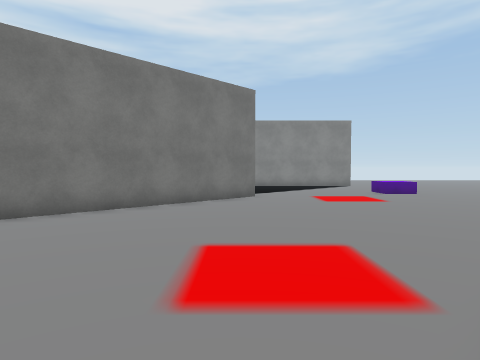
View 1 (above)

24 first-person views from a walk through a 3-D level made in the Unity game engine. The camera is 1.4 m above the floor, tilts 2° down and sees 75° across. The floor is counted in squares, 1.44 m on a side. Each view is taken from the middle of a square. On the plan, view 1 faces up. The plan holds only what a view shows up to about 12 squares ahead; the rest is blank. The place goes on beyond the plan. The player character is not drawn. Some surface patterns are stand-ins.

View 2
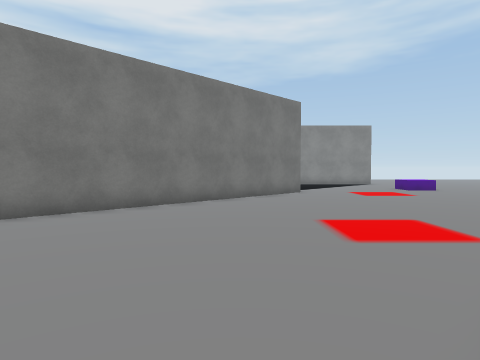

View 3
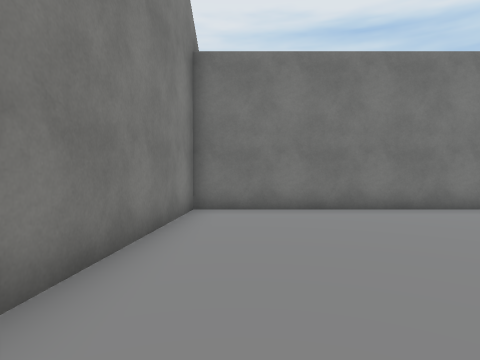

View 4
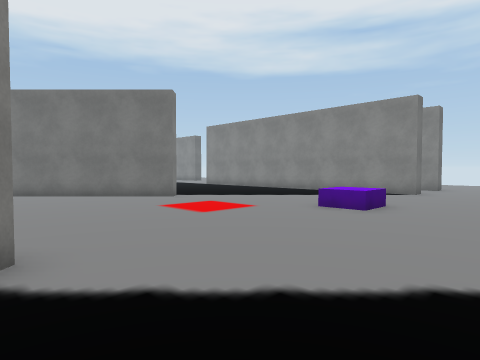

View 5
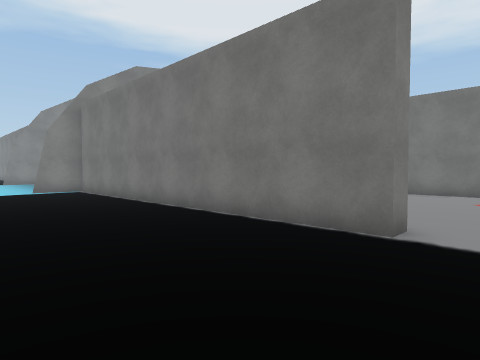

View 6
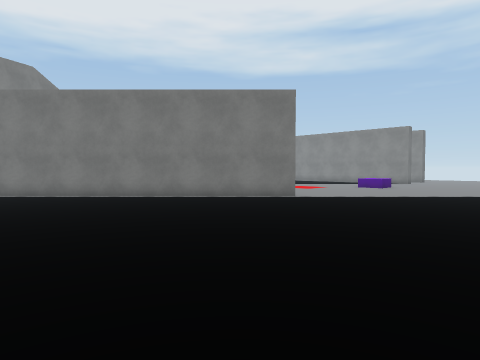

View 7
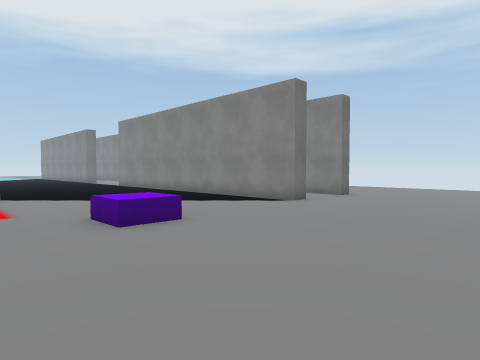

View 8
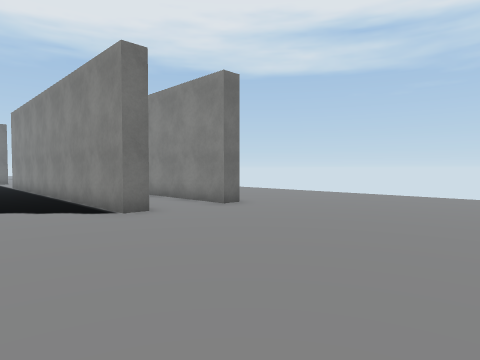

View 9
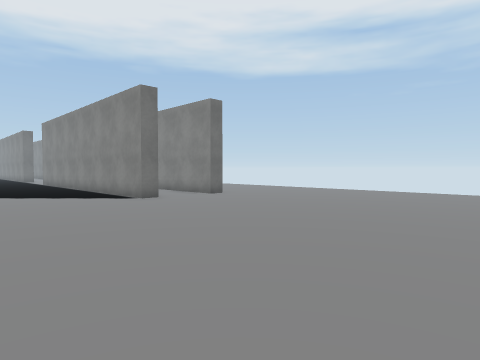

View 10
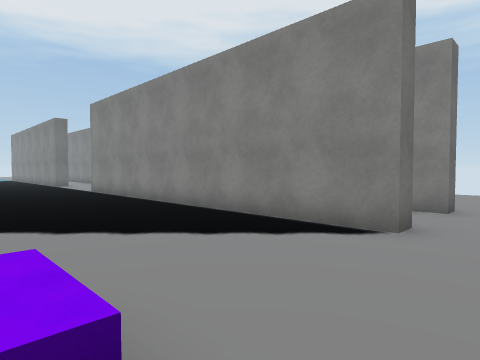

View 11
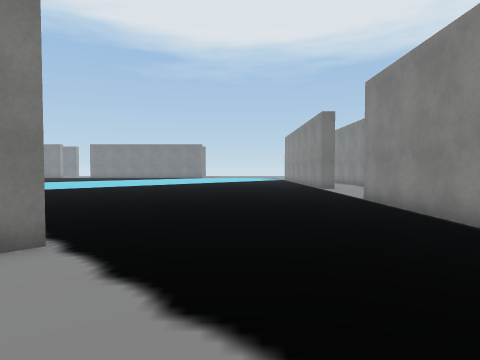

View 12
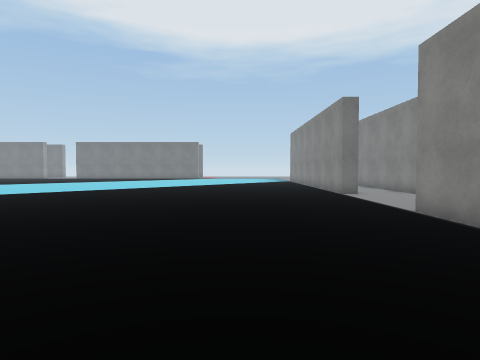

View 13
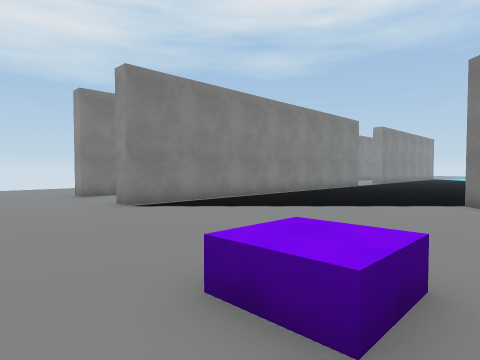

View 14
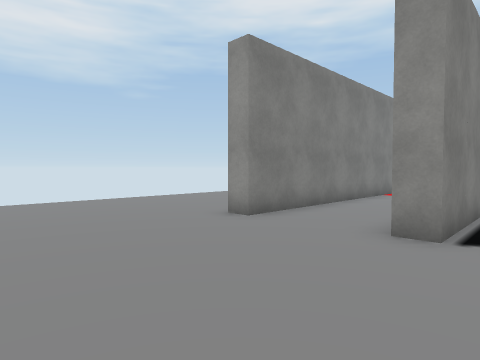

View 15
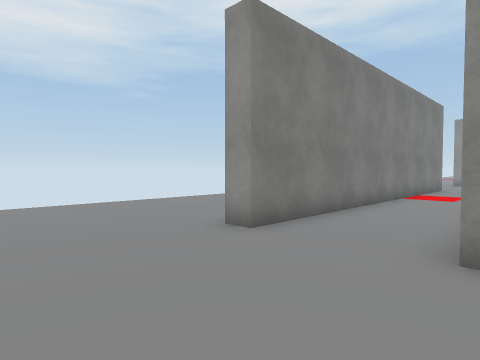

View 16
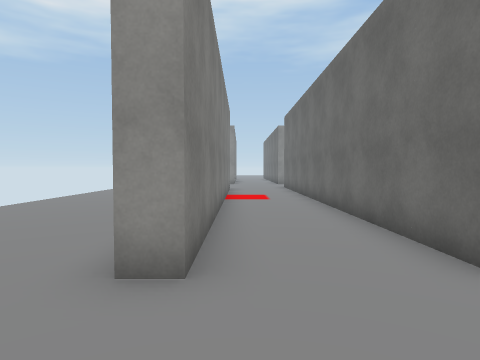

View 17
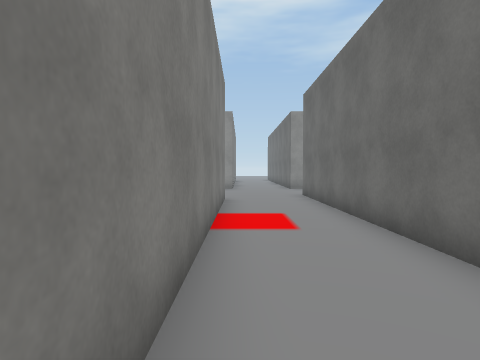

View 18
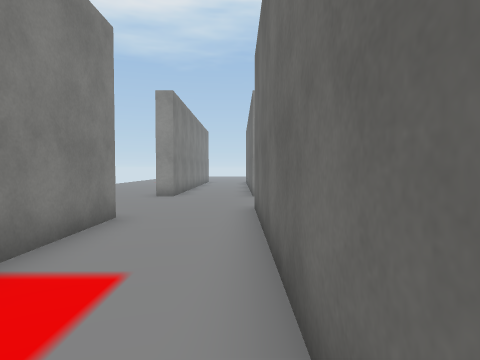

View 19
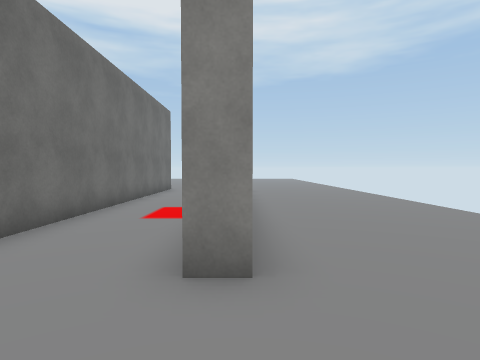

View 20
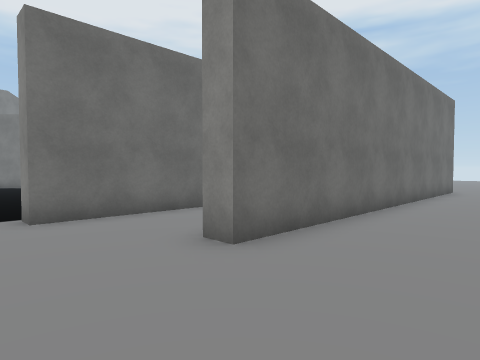

View 21
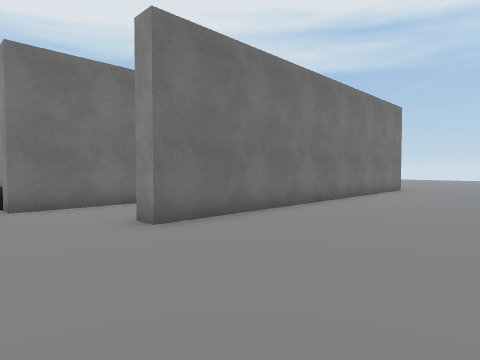

View 22
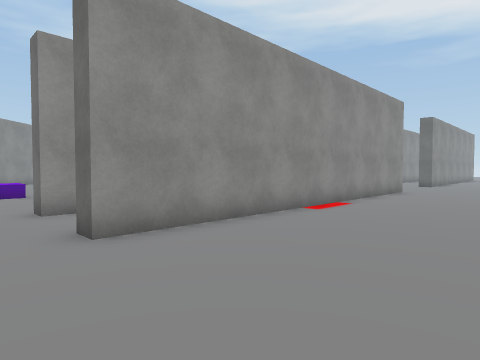

View 23
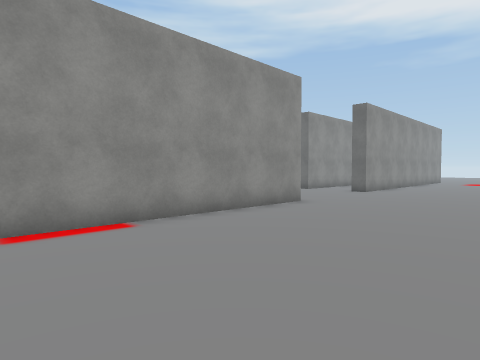

View 24
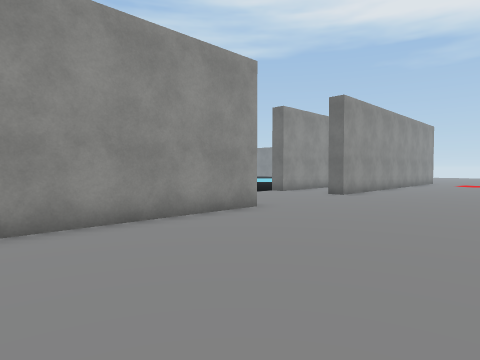

### Floor plan
Points are (right, up) in squares from view 1. A wall is a line through its corners. A room is listed if a view was taken in it or the views show most of it. See-through windows are left out.
Room 1 (views 1, 2, 3, 4, 5, 6, 7, 8, 9, 10, 11, 12, 13, 14, 15, 16, 17, 18, 19, 20, 21, 22, 23, 24)
walls: (5.6, 18.6) (6.4, 18.6) (6.4, 18) (-6.1, 18); (0.1, 11.6) (0.5, 11.1) (-8.1, 2.5) (-4.5, -1.7); (6.1, 5.6) (6.5, 5.1) (-1, -2.4); (13.6, 11) (13.6, -2.8) (13, -2.8); (13, 6) (13, 11.3) (13.8, 11.3); (17.1, 10.1) (17.1, -1.2) (16.5, -1.2) (16.5, 11.3) (17.1, 11.3); (-6.1, 21.6) (6.4, 21.6) (6.4, 20.9) (2.1, 20.9)
objects: purple box (6, 13) to (7, 13)

Where each view was taken, in squares from view 1:
view 1: 0 up, 0 right, facing up
view 2: 2 down, 2 left, facing up
view 3: 2 down, 2 left, facing up-left
view 4: 5 up, 10 right, facing up-left
view 5: 3 up, 11 right, facing left
view 6: 4 down, 13 right, facing up-left
view 7: 10 up, 12 right, facing up-left
view 8: 15 up, 13 right, facing up-left
view 9: 13 up, 16 right, facing up-left
view 10: 13 up, 8 right, facing up-left
view 11: 14 up, 4 right, facing left
view 12: 14 up, 1 right, facing left
view 13: 15 up, 5 right, facing down-right
view 14: 16 up, 12 right, facing down-right
view 15: 15 up, 13 right, facing down-right
view 16: 14 up, 16 right, facing down
view 17: 9 up, 16 right, facing down
view 18: 5 up, 14 right, facing down
view 19: 4 down, 17 right, facing up
view 20: 4 down, 20 right, facing up-left
view 21: 4 down, 22 right, facing up-left
view 22: 26 up, 8 right, facing down-left
view 23: 27 up, 2 right, facing down-left
view 24: 27 up, 0 right, facing down-left
